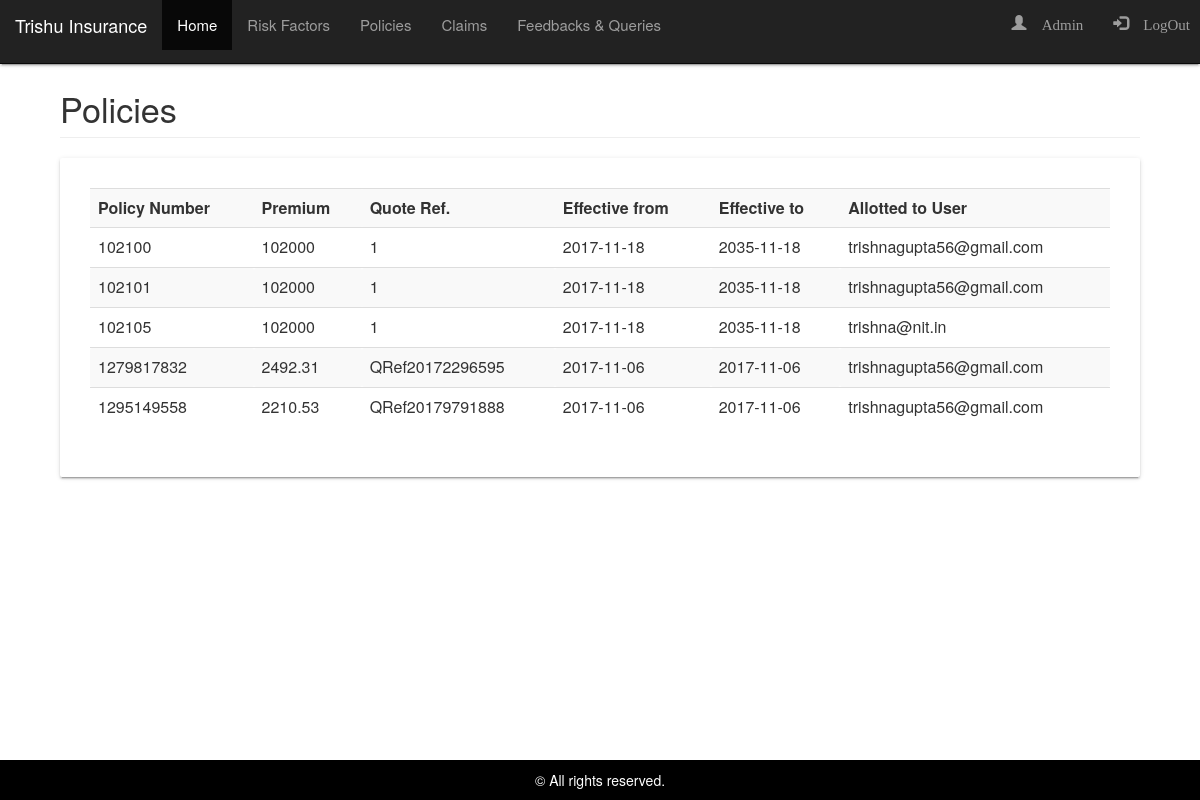
The app's page /policies.php (signed in) with its own data.
### tables this page shows
CREATE TABLE IF NOT EXISTS `policy` (
`PolicyId` int(11) NOT NULL,
  `QuoteRef` varchar(50) NOT NULL,
  `PolicyNo` varchar(100) NOT NULL,
  `EffectFrom` date NOT NULL,
  `EffectTo` date NOT NULL,
  `Premium` varchar(100) NOT NULL,
  `InsuredSum` varchar(50) NOT NULL,
  `addInsured` varchar(50) NOT NULL,
  `userid` int(11) NOT NULL
);

CREATE TABLE IF NOT EXISTS `users` (
`userid` int(11) NOT NULL,
  `fname` varchar(100) NOT NULL,
  `lname` varchar(100) NOT NULL,
  `emailid` varchar(100) NOT NULL,
  `dob` date NOT NULL,
  `password` varchar(50) NOT NULL,
  `photopath` varchar(100) NOT NULL,
  `roleid` int(11) NOT NULL DEFAULT '2',
  `lastlogin` datetime NOT NULL
);

### policies.php (the view, shortened to what this page needs)
<?php
 include('adminheader.php');
  ?>
  <div class="container-fluid" style="padding-left:5%;padding-right:5%">
  <h4 class="page-header">Policies</h4>
  <?php
			$sql = "select PolicyNo,Premium,QuoteRef,EffectFrom,EffectTo,emailid from  policy p join users u on p.userid = u.userid";
			$result = mysql_query($sql );
  ?>
  <div class="card" style="padding:30px">
<table class="table table-striped" style="width:100%">
			<tr>
			<th>Policy Number</th>
			<th>Premium</th>
			<th>Quote Ref.</th>
			<th>Effective from</th>
			<th>Effective to</th>
			<th>Allotted to User</th>
			</tr>
			<?php while ( $row = mysql_fetch_assoc( $result ) ) {
				?>
			<tr>
				<td>
					<?PHP echo $row['PolicyNo'];?>
				</td>
				<td>
					<?PHP echo $row['Premium'];?>
				</td>
				<td>
					<?PHP echo $row['QuoteRef'];?>
				</td>
				<td>
					<?PHP echo $row['EffectFrom'];?>
				</td>
				<td>
					<?PHP echo $row['EffectTo'];?>
				</td>
				<td>
					<?PHP echo $row['emailid'];?>
				</td>
			</tr>
			<?php }?>
			</table>
</div>
</div>
<?php include('footer.php'); ?>

### adminheader.php (shortened to what this page needs)
<?php
$username = "";
if(isset($_SESSION['Name']) && $_SESSION["RoleId"] == 1)
	$username = $_SESSION['Name'];
else
	header('Location:login.php');
 ?>
<html lang="en">
	<head>
		<link rel="stylesheet" href="bootstrap/css/bootstrap.min.css"/>
		<link href="css/icon.css" rel="stylesheet" />
		<link href="css/layout.css" rel="stylesheet" />
		<link rel="stylesheet" href="font-awesome/css/font-awesome.min.css"/>
		<link type="text/css" rel="stylesheet" href="materialize/css/materialize.min.css"  />
	</head>
	<body>
		<nav class="navbar navbar-inverse navbar-fixed-top">
			<div class="navbar-header">
			<a class="navbar-brand active" href="index.php">Trishu Insurance</a>
		</div>
		<div class="collapse navbar-collapse" id="myNavbar">
			<ul class="nav navbar-nav">
				<li class="active">
					<a href="adminpanel.php">Home</a>
				</li>
				<li>
					<a href="riskfactor.php">Risk Factors</a>
				</li>
				<li>
					<a href="policies.php">Policies</a>
				</li>
				<li>
					<a href="claims.php">Claims</a>
				</li>
				<li>
					<a href="feedback.php">Feedbacks &amp; Queries</a>
				</li>
			</ul>
			<ul class="nav navbar-nav navbar-right" style="padding-right:10px;">
			 <?php
				if (!empty($username)) {
					echo "<li><a href='myaccount.php'>
					<span class='glyphicon glyphicon-user'/> ".$username."</a></li>
					<li><a href='logout.php'>
					<span class='glyphicon glyphicon-log-in'/> LogOut</a></li>";
				} else {
					echo "<li><a href='login.php'>
					<span class='glyphicon glyphicon-log-in'/> Login</a></li>";
				}
			?>
			</ul>
		</div>
	</nav>

### footer.php (shortened to what this page needs)
<footer>
	<div class="row">
		<div class="col-lg-12">
			<p class="footer text-center"> &copy; All rights reserved.</p>
		</div>
	</div>
</footer>
</body>
</html>

### adminheader.php (style rules this page uses)
body { padding-top: 50px; padding-bottom:50px; }

### footer.php (style rules this page uses)
.footer { background: #000; padding: 10px 0px; color: #fff;position: fixed;left: 0; right: 0;bottom: -10px; }

### records on screen
policy: PolicyNo "102100", Premium "102000", QuoteRef "1", EffectFrom "2017-11-18", EffectTo "2035-11-18", userid.emailid "trishnagupta56@gmail.com"
policy: PolicyNo "102101", Premium "102000", QuoteRef "1", EffectFrom "2017-11-18", EffectTo "2035-11-18", userid.emailid "trishnagupta56@gmail.com"
policy: PolicyNo "102105", Premium "102000", QuoteRef "1", EffectFrom "2017-11-18", EffectTo "2035-11-18", userid.emailid "trishna@nit.in"
policy: PolicyNo "1279817832", Premium "2492.31", QuoteRef "QRef20172296595", EffectFrom "2017-11-06", EffectTo "2017-11-06", userid.emailid "trishnagupta56@gmail.com"
policy: PolicyNo "1295149558", Premium "2210.53", QuoteRef "QRef20179791888", EffectFrom "2017-11-06", EffectTo "2017-11-06", userid.emailid "trishnagupta56@gmail.com"

### other values on screen
$username "Admin"
